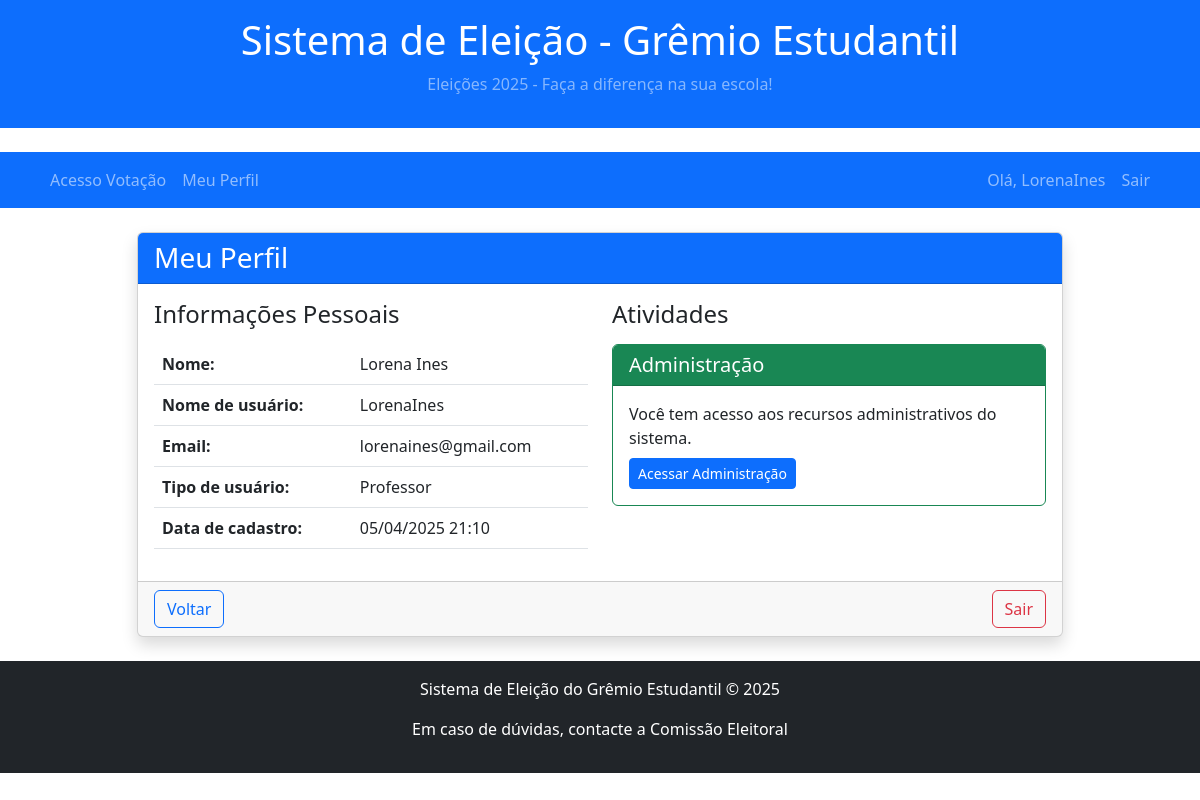
The app's page /accounts/profile/ (signed in) with its own data.
### accounts/models.py (models this page shows, shortened)
class CustomUser(AbstractUser):
    TIPO_CHOICES = (
        ('aluno', 'Aluno'),
        ('professor', 'Professor'),
        ('diretor', 'Diretor'),
    )
    email = models.EmailField(unique=True, verbose_name='Email')
    username = models.CharField(max_length=150, unique=True, verbose_name='Nome de usuário')
    nome_completo = models.CharField(max_length=255, verbose_name='Nome completo')
    tipo_usuario = models.CharField(max_length=10, choices=TIPO_CHOICES, default='aluno', verbose_name='Tipo de usuário')
    matricula = models.CharField(max_length=20, blank=True, null=True, verbose_name='Matrícula')
    serie = models.CharField(max_length=20, blank=True, null=True, verbose_name='Série/Turma')
    is_active = models.BooleanField(default=True, verbose_name='Ativo')
    is_staff = models.BooleanField(default=False, verbose_name='Equipe')
    data_cadastro = models.DateTimeField(auto_now_add=True, verbose_name='Data de cadastro')
    ultima_atualizacao = models.DateTimeField(auto_now=True, verbose_name='Última atualização')
    objects = CustomUserManager()
    USERNAME_FIELD = 'email'
    REQUIRED_FIELDS = ['username', 'nome_completo']
    class Meta:
        verbose_name = 'Usuário'
        verbose_name_plural = 'Usuários'

### accounts/views.py (the view)
# urls.py: path('profile/', views.profile_view, name='profile'),
@login_required
def profile_view(request):
    return render(request, 'accounts/profile.html', {'user': request.user})

### accounts/templates/accounts/profile.html (shortened to what this page needs)
{% extends 'base.html' %}
{% block extra_css %}
<link rel="stylesheet" href="/static/css/profile.css">
{% endblock %}
{% block content %}
<div class="row justify-content-center">
    <div class="col-md-10">
        <div class="card shadow">
            <div class="card-header bg-primary text-white">
                <h3 class="card-title mb-0">Meu Perfil</h3>
            </div>
            <div class="card-body">
                <div class="row">
                    <div class="col-lg-6 profile-section">
                        <h4 class="mb-3">Informações Pessoais</h4>
                        <table class="table">
                            <tr>
                                <th>Nome:</th>
                                <td>{{ user.nome_completo }}</td>
                            </tr>
                            <tr>
                                <th>Nome de usuário:</th>
                                <td>{{ user.username }}</td>
                            </tr>
                            <tr>
                                <th>Email:</th>
                                <td>{{ user.email }}</td>
                            </tr>
                            <tr>
                                <th>Tipo de usuário:</th>
                                <td>{{ user.get_tipo_usuario_display }}</td>
                            </tr>
                            <tr>
                                <th>Data de cadastro:</th>
                                <td>{{ user.data_cadastro|date:"d/m/Y H:i" }}</td>
                            </tr>
                        </table>
                    </div>
                    <div class="col-lg-6 profile-section">
                        <h4 class="mb-3">Atividades</h4>
                        {% if user.is_staff or user.tipo_usuario != 'aluno' %}
                            <div class="card activities-card border-success">
                                <div class="card-header bg-success text-white py-2">
                                    <h5 class="card-title mb-0">Administração</h5>
                                </div>
                                <div class="card-body">
                                    <p class="mb-2">Você tem acesso aos recursos administrativos do sistema.</p>
                                    <a href="{% url 'admin:index' %}" class="btn btn-sm btn-primary">Acessar Administração</a>
                                </div>
                            </div>
                        {% endif %}
                    </div>
                </div>
            </div>
            <div class="card-footer d-flex justify-content-between">
                <a href="/" class="btn btn-outline-primary">Voltar</a>
                <a href="{% url 'logout' %}" class="btn btn-outline-danger">Sair</a>
            </div>
        </div>
    </div>
</div>
{% endblock %}

### templates/base.html (shortened to what this page needs)
{% load static %}
<!DOCTYPE html>
<html lang="pt-BR">
<head>
    <link rel="stylesheet" href="{% static 'css/style.css' %}">
    <link href="https://cdn.jsdelivr.net/npm/bootstrap@5.3.0-alpha1/dist/css/bootstrap.min.css" rel="stylesheet">
    {% block extra_css %}{% endblock %}
</head>
<body>
    <header class="bg-primary text-white py-3 mb-4">
        <div class="container">
            <div class="row align-items-center">
                <div class="col-12 text-center">
                    <h1 class="logo mb-2">
                        <a href="/" class="text-white text-decoration-none">Sistema de Eleição - Grêmio Estudantil</a>
                    </h1>
                    <p class="subtitle text-white-50">Eleições 2025 - Faça a diferença na sua escola!</p>
                </div>
            </div>
        </div>
    </header>
    <nav class="navbar navbar-expand-lg navbar-dark bg-primary">
        <div class="container">
            <div class="collapse navbar-collapse" id="navbarNav">
                <ul class="navbar-nav me-auto">
                    <li class="nav-item">
                        {% if user.is_authenticated %}
                            <a class="nav-link" href="{% url 'election:acesso_votacao' %}">Acesso Votação</a>
                        {% else %}
                            <a class="nav-link" href="/">Início</a>
                        {% endif %}
                    </li>
                    {% if user.is_authenticated %}
                        <li class="nav-item">
                            <a class="nav-link" href="{% url 'profile' %}">Meu Perfil</a>
                        </li>
                    {% endif %}
                </ul>
                <div class="navbar-nav">
                    {% if user.is_authenticated %}
                        <span class="nav-item nav-link">Olá, {{ user.username }}</span>
                        <a class="nav-link" href="{% url 'logout' %}">Sair</a>
                    {% else %}
                        <a class="nav-link" href="{% url 'login' %}">Entrar</a>
                        <a class="nav-link" href="{% url 'register' %}">Cadastrar-se</a>
                    {% endif %}
                </div>
            </div>
        </div>
    </nav>
    <main class="container my-4">
        {% block content %}{% endblock %}
    </main>
    <footer class="bg-dark text-white text-center py-3">
        <div class="container">
            <p>Sistema de Eleição do Grêmio Estudantil &copy; <span id="current-year">2025</span></p>
            <p>Em caso de dúvidas, contacte a Comissão Eleitoral</p>
        </div>
    </footer>
</body>
</html>

### records on screen
CustomUser: username "LorenaInes", nome_completo "Lorena Ines", email "lorenaines@gmail.com", tipo_usuario "Professor", data_cadastro "05/04/2025 21:10"
